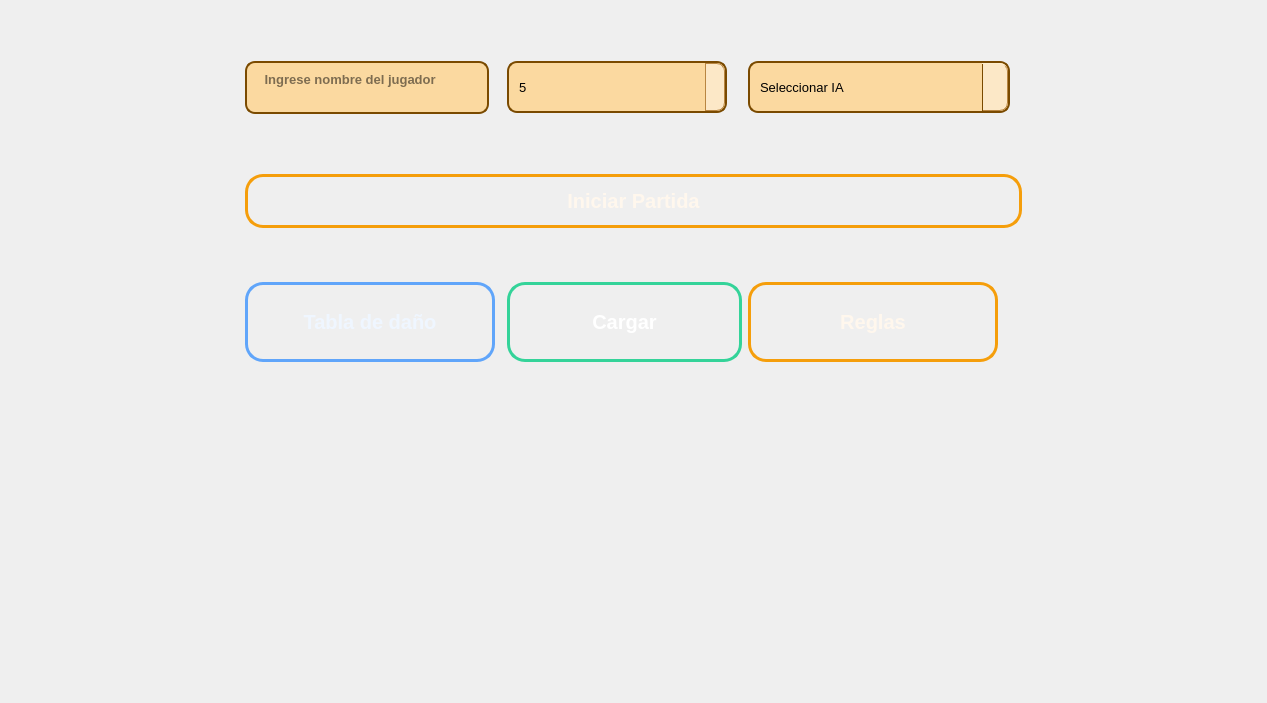
<?xml version="1.0" encoding="UTF-8"?>
<ui version="4.0">
 <class>MainWindow</class>
 <widget class="QMainWindow" name="MainWindow">
  <property name="geometry">
   <rect>
    <x>0</x>
    <y>0</y>
    <width>1267</width>
    <height>703</height>
   </rect>
  </property>
  <property name="windowTitle">
   <string>MainWindow</string>
  </property>
  <property name="styleSheet">
   <string notr="true"/>
  </property>
  <widget class="QWidget" name="centralwidget">
   <property name="styleSheet">
    <string notr="true">QWidget {
    background-image: url(:/disenios/menu.png);
    background-repeat: no-repeat;
    background-position: center;
}
#centralwidget {
    border-image: url(:/disenios/menu.png) 0 0 0 0 stretch stretch;
}</string>
   </property>
   <layout class="QVBoxLayout" name="verticalLayout_5">
    <item>
     <layout class="QGridLayout" name="gridLayout_2">
      <item row="25" column="5" colspan="3">
       <widget class="QPushButton" name="reglas">
        <property name="minimumSize">
         <size>
          <width>250</width>
          <height>80</height>
         </size>
        </property>
        <property name="maximumSize">
         <size>
          <width>250</width>
          <height>80</height>
         </size>
        </property>
        <property name="styleSheet">
         <string notr="true">QPushButton {
    background: qlineargradient(
        x1:0, y1:0,
        x2:0, y2:1,
        stop:0 #b45309,
        stop:1 #78350f
    );

    color: #fff7ed;

    /* Borde dorado/ámbar cálido para resaltar sobre el marrón */
    border: 3px solid #f59e0b;
    border-radius: 18px;

    font-size: 20px;
    font-weight: bold;

    padding: 12px;
    min-width: 220px;
    max-width: 220px;
    min-height: 50px;
    max-height: 50px;
}

/* Hover (Al pasar el mouse) */
QPushButton:hover {
    background: qlineargradient(
        x1:0, y1:0,
        x2:0, y2:1,
        stop:0 #d97706,
        stop:1 #92400e
    );

    /* Borde más brillante al pasar el cursor */
    border: 3px solid #fbbf24;
    color: white;
}

/* Click (Al presionar) */
QPushButton:pressed {
    background: qlineargradient(
        x1:0, y1:0,
        x2:0, y2:1,
        stop:0 #451a03,
        stop:1 #1c0a02
    );

    border: 3px solid #d97706;
    padding-top: 15px;
}

/* Deshabilitado */
QPushButton:disabled {
    background: qlineargradient(
        x1:0, y1:0,
        x2:0, y2:1,
        stop:0 #4b4038,
        stop:1 #211b18
    );

    color: #8b8178;
    border: 3px solid #665b52;
}</string>
        </property>
        <property name="text">
         <string>Reglas</string>
        </property>
        <property name="iconSize">
         <size>
          <width>20</width>
          <height>20</height>
         </size>
        </property>
       </widget>
      </item>
      <item row="1" column="1" rowspan="4" colspan="7">
       <spacer name="verticalSpacer_7">
        <property name="orientation">
         <enum>Qt::Orientation::Vertical</enum>
        </property>
        <property name="sizeHint" stdset="0">
         <size>
          <width>20</width>
          <height>40</height>
         </size>
        </property>
       </spacer>
      </item>
      <item row="21" column="1" colspan="7">
       <spacer name="verticalSpacer_2">
        <property name="orientation">
         <enum>Qt::Orientation::Vertical</enum>
        </property>
        <property name="sizeType">
         <enum>QSizePolicy::Policy::Fixed</enum>
        </property>
        <property name="sizeHint" stdset="0">
         <size>
          <width>20</width>
          <height>30</height>
         </size>
        </property>
       </spacer>
      </item>
      <item row="27" column="4">
       <spacer name="horizontalSpacer_2">
        <property name="orientation">
         <enum>Qt::Orientation::Horizontal</enum>
        </property>
        <property name="sizeHint" stdset="0">
         <size>
          <width>40</width>
          <height>20</height>
         </size>
        </property>
       </spacer>
      </item>
      <item row="20" column="1" colspan="7">
       <widget class="QPushButton" name="IniciaPartida">
        <property name="enabled">
         <bool>true</bool>
        </property>
        <property name="sizePolicy">
         <sizepolicy hsizetype="Preferred" vsizetype="Fixed">
          <horstretch>0</horstretch>
          <verstretch>0</verstretch>
         </sizepolicy>
        </property>
        <property name="minimumSize">
         <size>
          <width>0</width>
          <height>0</height>
         </size>
        </property>
        <property name="maximumSize">
         <size>
          <width>16777215</width>
          <height>16777215</height>
         </size>
        </property>
        <property name="styleSheet">
         <string notr="true">QPushButton {



background: qlineargradient(

x1:0, y1:0,

x2:0, y2:1,

stop:0 #b91c1c,

stop:1 #3f0000

);



color: #fff7ed;



border: 3px solid #f59e0b;

border-radius: 18px;



font-size: 20px;

font-weight: bold;



padding: 12px;



}





/* Cuando pasas el mouse */

QPushButton:hover {



background: qlineargradient(

x1:0, y1:0,

x2:0, y2:1,

stop:0 #ef4444,

stop:1 #7f1d1d

);



border: 3px solid #fde68a;



color: white;

}





/* Cuando haces click */

QPushButton:pressed {



background: qlineargradient(

x1:0, y1:0,

x2:0, y2:1,

stop:0 #450a0a,

stop:1 #1f0000

);



border: 3px solid #ffffff;



padding-top: 15px;

}





/* Botón bloqueado */

QPushButton:disabled {



background: qlineargradient(

x1:0, y1:0,

x2:0, y2:1,

stop:0 #3a3a3a,

stop:1 #111111

);



color: #777777;



border: 3px solid #555555;



}
</string>
        </property>
        <property name="text">
         <string>Iniciar Partida</string>
        </property>
       </widget>
      </item>
      <item row="6" column="4">
       <widget class="QSpinBox" name="cantidad_cartas">
        <property name="styleSheet">
         <string notr="true">QSpinBox {
    background-color: #fbd9a0;
    color: black;
    border: 2px solid #7a4a00;
    border-radius: 10px;
    padding: 4px 28px 4px 8px;
    font-size: 13px;
    /* Mantenemos el mismo ancho armónico de 180px */
    min-width: 180px;
    max-width: 180px;
    min-height: 40px;
    max-height: 40px;
}

QSpinBox:focus {
    border: 2px solid #c62828;
    background-color: #ffe5b8;
    outline: 0;
}

/* Botones de arriba y abajo del QSpinBox en tono crema cálido */
QSpinBox::up-button, QSpinBox::down-button {
    subcontrol-origin: padding;
    width: 18px;
    background-color: #fce8c7;
    border: 1px solid #b88642;
}

QSpinBox::up-button {
    subcontrol-position: top right;
    border-top-right-radius: 8px;
    border-bottom: none;
}

QSpinBox::down-button {
    subcontrol-position: bottom right;
    border-bottom-right-radius: 8px;
    border-top: none;
}

QSpinBox::up-button:pressed, QSpinBox::down-button:pressed {
    background-color: #e6c594;
}

/* Flechitas internas de los botones */
QSpinBox::up-arrow {
    image: none;
    border-left: 3px solid transparent;
    border-right: 3px solid transparent;
    border-bottom: 4px solid #7a4a00;
    width: 0px;
    height: 0px;
}

QSpinBox::down-arrow {
    image: none;
    border-left: 3px solid transparent;
    border-right: 3px solid transparent;
    border-top: 4px solid #7a4a00;
    width: 0px;
    height: 0px;
}</string>
        </property>
        <property name="minimum">
         <number>1</number>
        </property>
        <property name="maximum">
         <number>25</number>
        </property>
        <property name="value">
         <number>5</number>
        </property>
       </widget>
      </item>
      <item row="25" column="1" colspan="3">
       <widget class="QPushButton" name="tabla_danio_boton">
        <property name="minimumSize">
         <size>
          <width>200</width>
          <height>40</height>
         </size>
        </property>
        <property name="maximumSize">
         <size>
          <width>250</width>
          <height>100</height>
         </size>
        </property>
        <property name="styleSheet">
         <string notr="true">QPushButton {

    background: qlineargradient(
        x1:0, y1:0,
        x2:0, y2:1,
        stop:0 #1d4ed8,
        stop:1 #071a52
    );

    color: #eff6ff;

    border: 3px solid #60a5fa;
    border-radius: 18px;

    font-size: 20px;
    font-weight: bold;

    padding: 12px;
}


/* Hover */
QPushButton:hover {

    background: qlineargradient(
        x1:0, y1:0,
        x2:0, y2:1,
        stop:0 #3b82f6,
        stop:1 #1e3a8a
    );

    border: 3px solid #dbeafe;

    color: white;
}


/* Click */
QPushButton:pressed {

    background: qlineargradient(
        x1:0, y1:0,
        x2:0, y2:1,
        stop:0 #172554,
        stop:1 #020617
    );

    border: 3px solid white;

    padding-top: 15px;
}


/* Deshabilitado */
QPushButton:disabled {

    background: qlineargradient(
        x1:0, y1:0,
        x2:0, y2:1,
        stop:0 #374151,
        stop:1 #111827
    );

    color: #6b7280;

    border: 3px solid #4b5563;
}</string>
        </property>
        <property name="text">
         <string>Tabla de daño</string>
        </property>
       </widget>
      </item>
      <item row="11" column="1" rowspan="9" colspan="7">
       <spacer name="verticalSpacer_3">
        <property name="orientation">
         <enum>Qt::Orientation::Vertical</enum>
        </property>
        <property name="sizeType">
         <enum>QSizePolicy::Policy::Fixed</enum>
        </property>
        <property name="sizeHint" stdset="0">
         <size>
          <width>20</width>
          <height>30</height>
         </size>
        </property>
       </spacer>
      </item>
      <item row="1" column="0" rowspan="28">
       <spacer name="horizontalSpacer_7">
        <property name="orientation">
         <enum>Qt::Orientation::Horizontal</enum>
        </property>
        <property name="sizeHint" stdset="0">
         <size>
          <width>40</width>
          <height>20</height>
         </size>
        </property>
       </spacer>
      </item>
      <item row="6" column="1">
       <widget class="QTextEdit" name="caja_nombre">
        <property name="sizePolicy">
         <sizepolicy hsizetype="Fixed" vsizetype="Fixed">
          <horstretch>0</horstretch>
          <verstretch>0</verstretch>
         </sizepolicy>
        </property>
        <property name="minimumSize">
         <size>
          <width>244</width>
          <height>53</height>
         </size>
        </property>
        <property name="maximumSize">
         <size>
          <width>244</width>
          <height>53</height>
         </size>
        </property>
        <property name="styleSheet">
         <string notr="true">QTextEdit#caja_nombre {
    background-color: #fbd9a0;
    color: #000000;
    border: 2px solid #7a4a00;
    border-radius: 10px;
    
    /* Forzamos negrita intensa y un pequeño truco de grosor extra si el sistema lo soporta */
    font-weight: 800;
    font-size: 13px;
    
    /* Padding milimétrico para que la 'g' no toque los bordes con este grosor */
    padding: 5px 10px 4px 10px;
    
    /* Mantenemos estrictamente los 40px */
    min-width: 220px;
    max-width: 220px;
    min-height: 40px;
    max-height: 40px;
}

QTextEdit#caja_nombre:focus {
    border: 2px solid #c62828;
    background-color: #ffe5b8;
    outline: 0;
}</string>
        </property>
        <property name="html">
         <string>&lt;!DOCTYPE HTML PUBLIC &quot;-//W3C//DTD HTML 4.0//EN&quot; &quot;http://www.w3.org/TR/REC-html40/strict.dtd&quot;&gt;
&lt;html&gt;&lt;head&gt;&lt;meta name=&quot;qrichtext&quot; content=&quot;1&quot; /&gt;&lt;meta charset=&quot;utf-8&quot; /&gt;&lt;style type=&quot;text/css&quot;&gt;
p, li { white-space: pre-wrap; }
hr { height: 1px; border-width: 0; }
li.unchecked::marker { content: &quot;\2610&quot;; }
li.checked::marker { content: &quot;\2612&quot;; }
&lt;/style&gt;&lt;/head&gt;&lt;body style=&quot; font-family:'Segoe UI'; font-size:13px; font-weight:800; font-style:normal;&quot;&gt;
&lt;p style=&quot;-qt-paragraph-type:empty; margin-top:0px; margin-bottom:0px; margin-left:0px; margin-right:0px; -qt-block-indent:0; text-indent:0px; font-size:9pt; font-weight:400;&quot;&gt;&lt;br /&gt;&lt;/p&gt;&lt;/body&gt;&lt;/html&gt;</string>
        </property>
        <property name="placeholderText">
         <string> Ingrese nombre del jugador</string>
        </property>
       </widget>
      </item>
      <item row="1" column="8" rowspan="28">
       <spacer name="horizontalSpacer_9">
        <property name="orientation">
         <enum>Qt::Orientation::Horizontal</enum>
        </property>
        <property name="sizeHint" stdset="0">
         <size>
          <width>40</width>
          <height>20</height>
         </size>
        </property>
       </spacer>
      </item>
      <item row="25" column="4">
       <widget class="QPushButton" name="cargar_partida">
        <property name="styleSheet">
         <string notr="true">


QPushButton#cargar_partida {
    background: qlineargradient(
        x1:0, y1:0,
        x2:0, y2:1,
        stop:0 #10b981,
        stop:1 #065f46
    );

    color: white;

    /* Borde verde principal (más claro para destacar) */
    border: 3px solid #34d399;
    border-radius: 18px;

    font-size: 20px;
    font-weight: bold;

    padding: 12px;
    min-height: 50px;
    max-height: 50px;
}

QPushButton#cargar_partida:hover {
    background: qlineargradient(
        x1:0, y1:0,
        x2:0, y2:1,
        stop:0 #34d399,
        stop:1 #047857
    );

    /* Borde verde más brillante al pasar el mouse */
    border: 3px solid #6ee7b7;
}

QPushButton#cargar_partida:pressed {
    background: #064e3b;
    
    /* Borde verde suave al presionar */
    border: 3px solid #059669;
}</string>
        </property>
        <property name="text">
         <string>Cargar</string>
        </property>
       </widget>
      </item>
      <item row="28" column="1" colspan="7">
       <spacer name="verticalSpacer_5">
        <property name="orientation">
         <enum>Qt::Orientation::Vertical</enum>
        </property>
        <property name="sizeHint" stdset="0">
         <size>
          <width>20</width>
          <height>40</height>
         </size>
        </property>
       </spacer>
      </item>
      <item row="6" column="5">
       <widget class="QComboBox" name="elegir_IA">
        <property name="minimumSize">
         <size>
          <width>262</width>
          <height>52</height>
         </size>
        </property>
        <property name="maximumSize">
         <size>
          <width>262</width>
          <height>52</height>
         </size>
        </property>
        <property name="styleSheet">
         <string notr="true">QComboBox {
    background-color: #fbd9a0;
    color: black;
    border: 2px solid #7a4a00;
    border-radius: 10px;
    padding: 4px 28px 4px 10px;
    font-size: 13px;
    min-width: 220px;
    max-width: 220px;
    min-height: 40px;
    max-height: 40px;
}

QComboBox:focus {
    border: 2px solid #c62828;
    background-color: #ffe5b8;
    outline: 0;
}

/* Botoncito más angosto y con un tono crema cálido (no blanco) */
QComboBox::drop-down {
    subcontrol-origin: padding;
    subcontrol-position: right center;
    width: 24px;
    background-color: #fce8c7;
    /* Bisel 3D suave acorde al estilo rústico */
    border-left: 1px solid #7a4a00;
    border-top: 1px solid #ffeecc;
    border-right: 1px solid #b88642;
    border-bottom: 1px solid #b88642;
    border-top-right-radius: 8px;
    border-bottom-right-radius: 8px;
}

QComboBox::drop-down:pressed {
    background-color: #e6c594;
    border-top: 1px solid #b88642;
    border-bottom: 1px solid #ffeecc;
}

/* La flechita marrón centrada y proporcionada */
QComboBox::down-arrow {
    image: none;
    border-left: 4px solid transparent;
    border-right: 4px solid transparent;
    border-top: 5px solid #7a4a00;
    width: 0px;
    height: 0px;
    margin-right: 2px;
}

QComboBox QAbstractItemView {
    background-color: #fbd9a0;
    color: black;
    border: 2px solid #7a4a00;
    selection-background-color: #e0a64d;
    selection-color: black;
    outline: 0;
}</string>
        </property>
        <item>
         <property name="text">
          <string>Seleccionar IA</string>
         </property>
        </item>
        <item>
         <property name="text">
          <string>IA Aleatoria</string>
         </property>
        </item>
        <item>
         <property name="text">
          <string>IA Estrategica</string>
         </property>
        </item>
        <item>
         <property name="text">
          <string>IA Super</string>
         </property>
        </item>
       </widget>
      </item>
     </layout>
    </item>
   </layout>
  </widget>
 </widget>
 <resources/>
 <connections/>
</ui>
